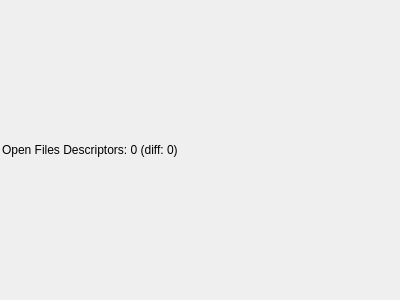
<?xml version="1.0" encoding="UTF-8"?>
<ui version="4.0">
 <class>FdGraphWidget</class>
 <widget class="QWidget" name="FdGraphWidget">
  <property name="geometry">
   <rect>
    <x>0</x>
    <y>0</y>
    <width>400</width>
    <height>300</height>
   </rect>
  </property>
  <property name="windowTitle">
   <string>Form</string>
  </property>
  <layout class="QGridLayout" name="gridLayout">
   <property name="leftMargin">
    <number>2</number>
   </property>
   <property name="topMargin">
    <number>2</number>
   </property>
   <property name="rightMargin">
    <number>2</number>
   </property>
   <property name="bottomMargin">
    <number>2</number>
   </property>
   <property name="spacing">
    <number>2</number>
   </property>
   <item row="0" column="0">
    <widget class="QLabel" name="labelFd">
     <property name="sizePolicy">
      <sizepolicy hsizetype="Preferred" vsizetype="Preferred">
       <horstretch>0</horstretch>
       <verstretch>0</verstretch>
      </sizepolicy>
     </property>
     <property name="maximumSize">
      <size>
       <width>16777215</width>
       <height>25</height>
      </size>
     </property>
     <property name="text">
      <string>Open Files Descriptors: 0 (diff: 0)</string>
     </property>
    </widget>
   </item>
   <item row="1" column="0">
    <layout class="QVBoxLayout" name="verticalLayoutGraph"/>
   </item>
  </layout>
 </widget>
 <resources/>
 <connections/>
</ui>
